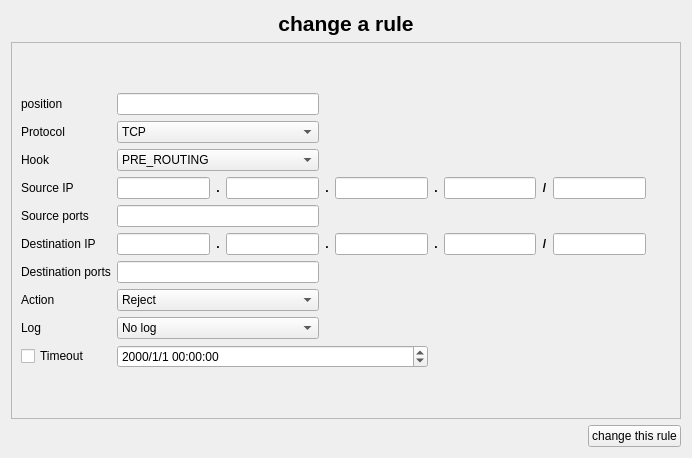
<?xml version="1.0" encoding="UTF-8"?>
<ui version="4.0">
 <class>rule_changer</class>
 <widget class="QWidget" name="rule_changer">
  <property name="geometry">
   <rect>
    <x>0</x>
    <y>0</y>
    <width>692</width>
    <height>458</height>
   </rect>
  </property>
  <property name="windowTitle">
   <string>Form</string>
  </property>
  <layout class="QGridLayout" name="gridLayout">
   <item row="0" column="0" colspan="2">
    <widget class="QLabel" name="label">
     <property name="font">
      <font>
       <pointsize>16</pointsize>
       <weight>75</weight>
       <bold>true</bold>
      </font>
     </property>
     <property name="text">
      <string>change a rule</string>
     </property>
     <property name="alignment">
      <set>Qt::AlignCenter</set>
     </property>
    </widget>
   </item>
   <item row="2" column="1">
    <widget class="QPushButton" name="btn_change_rule">
     <property name="text">
      <string>change this rule</string>
     </property>
    </widget>
   </item>
   <item row="2" column="0">
    <spacer name="horizontalSpacer_9">
     <property name="orientation">
      <enum>Qt::Horizontal</enum>
     </property>
     <property name="sizeHint" stdset="0">
      <size>
       <width>556</width>
       <height>20</height>
      </size>
     </property>
    </spacer>
   </item>
   <item row="1" column="0" colspan="2">
    <widget class="QScrollArea" name="scrollArea">
     <property name="widgetResizable">
      <bool>true</bool>
     </property>
     <widget class="QWidget" name="scrollAreaWidgetContents">
      <property name="geometry">
       <rect>
        <x>0</x>
        <y>0</y>
        <width>672</width>
        <height>374</height>
       </rect>
      </property>
      <layout class="QGridLayout" name="gridLayout_3">
       <item row="0" column="0">
        <layout class="QGridLayout" name="gridLayout_2">
         <item row="5" column="3">
          <widget class="QLineEdit" name="dstip_1">
           <property name="sizePolicy">
            <sizepolicy hsizetype="Expanding" vsizetype="Fixed">
             <horstretch>0</horstretch>
             <verstretch>0</verstretch>
            </sizepolicy>
           </property>
           <property name="text">
            <string/>
           </property>
           <property name="alignment">
            <set>Qt::AlignCenter</set>
           </property>
          </widget>
         </item>
         <item row="5" column="7">
          <widget class="QLineEdit" name="dstip_3">
           <property name="sizePolicy">
            <sizepolicy hsizetype="Expanding" vsizetype="Fixed">
             <horstretch>0</horstretch>
             <verstretch>0</verstretch>
            </sizepolicy>
           </property>
           <property name="text">
            <string/>
           </property>
           <property name="alignment">
            <set>Qt::AlignCenter</set>
           </property>
          </widget>
         </item>
         <item row="8" column="0">
          <widget class="QLabel" name="label_19">
           <property name="text">
            <string>Log</string>
           </property>
          </widget>
         </item>
         <item row="9" column="10">
          <spacer name="horizontalSpacer_7">
           <property name="orientation">
            <enum>Qt::Horizontal</enum>
           </property>
           <property name="sizeHint" stdset="0">
            <size>
             <width>40</width>
             <height>20</height>
            </size>
           </property>
          </spacer>
         </item>
         <item row="3" column="7">
          <widget class="QLineEdit" name="srcip_3">
           <property name="sizePolicy">
            <sizepolicy hsizetype="Expanding" vsizetype="Fixed">
             <horstretch>0</horstretch>
             <verstretch>0</verstretch>
            </sizepolicy>
           </property>
           <property name="alignment">
            <set>Qt::AlignCenter</set>
           </property>
          </widget>
         </item>
         <item row="5" column="10">
          <spacer name="horizontalSpacer_3">
           <property name="orientation">
            <enum>Qt::Horizontal</enum>
           </property>
           <property name="sizeHint" stdset="0">
            <size>
             <width>40</width>
             <height>20</height>
            </size>
           </property>
          </spacer>
         </item>
         <item row="0" column="1" colspan="3">
          <widget class="QLineEdit" name="position">
           <property name="sizePolicy">
            <sizepolicy hsizetype="Expanding" vsizetype="Fixed">
             <horstretch>0</horstretch>
             <verstretch>0</verstretch>
            </sizepolicy>
           </property>
           <property name="alignment">
            <set>Qt::AlignCenter</set>
           </property>
          </widget>
         </item>
         <item row="6" column="1" colspan="3">
          <widget class="QLineEdit" name="dstports">
           <property name="sizePolicy">
            <sizepolicy hsizetype="Expanding" vsizetype="Fixed">
             <horstretch>0</horstretch>
             <verstretch>0</verstretch>
            </sizepolicy>
           </property>
           <property name="text">
            <string/>
           </property>
          </widget>
         </item>
         <item row="3" column="1">
          <widget class="QLineEdit" name="srcip_0">
           <property name="sizePolicy">
            <sizepolicy hsizetype="Expanding" vsizetype="Fixed">
             <horstretch>0</horstretch>
             <verstretch>0</verstretch>
            </sizepolicy>
           </property>
           <property name="alignment">
            <set>Qt::AlignCenter</set>
           </property>
          </widget>
         </item>
         <item row="4" column="0">
          <widget class="QLabel" name="label_7">
           <property name="text">
            <string>Source ports</string>
           </property>
          </widget>
         </item>
         <item row="5" column="9">
          <widget class="QLineEdit" name="dstip_mask">
           <property name="sizePolicy">
            <sizepolicy hsizetype="Expanding" vsizetype="Fixed">
             <horstretch>0</horstretch>
             <verstretch>0</verstretch>
            </sizepolicy>
           </property>
           <property name="text">
            <string/>
           </property>
           <property name="alignment">
            <set>Qt::AlignCenter</set>
           </property>
          </widget>
         </item>
         <item row="3" column="3">
          <widget class="QLineEdit" name="srcip_1">
           <property name="sizePolicy">
            <sizepolicy hsizetype="Expanding" vsizetype="Fixed">
             <horstretch>0</horstretch>
             <verstretch>0</verstretch>
            </sizepolicy>
           </property>
           <property name="alignment">
            <set>Qt::AlignCenter</set>
           </property>
          </widget>
         </item>
         <item row="9" column="0">
          <widget class="QCheckBox" name="timeout_isset">
           <property name="text">
            <string>Timeout</string>
           </property>
          </widget>
         </item>
         <item row="5" column="2">
          <widget class="QLabel" name="label_11">
           <property name="sizePolicy">
            <sizepolicy hsizetype="Fixed" vsizetype="Preferred">
             <horstretch>0</horstretch>
             <verstretch>0</verstretch>
            </sizepolicy>
           </property>
           <property name="font">
            <font>
             <weight>75</weight>
             <bold>true</bold>
            </font>
           </property>
           <property name="text">
            <string>.</string>
           </property>
           <property name="alignment">
            <set>Qt::AlignCenter</set>
           </property>
          </widget>
         </item>
         <item row="5" column="6">
          <widget class="QLabel" name="label_9">
           <property name="sizePolicy">
            <sizepolicy hsizetype="Fixed" vsizetype="Preferred">
             <horstretch>0</horstretch>
             <verstretch>0</verstretch>
            </sizepolicy>
           </property>
           <property name="font">
            <font>
             <weight>75</weight>
             <bold>true</bold>
            </font>
           </property>
           <property name="text">
            <string>.</string>
           </property>
           <property name="alignment">
            <set>Qt::AlignCenter</set>
           </property>
          </widget>
         </item>
         <item row="3" column="6">
          <widget class="QLabel" name="label_5">
           <property name="sizePolicy">
            <sizepolicy hsizetype="Fixed" vsizetype="Preferred">
             <horstretch>0</horstretch>
             <verstretch>0</verstretch>
            </sizepolicy>
           </property>
           <property name="font">
            <font>
             <weight>75</weight>
             <bold>true</bold>
            </font>
           </property>
           <property name="text">
            <string>.</string>
           </property>
           <property name="alignment">
            <set>Qt::AlignCenter</set>
           </property>
          </widget>
         </item>
         <item row="7" column="10">
          <spacer name="horizontalSpacer_5">
           <property name="orientation">
            <enum>Qt::Horizontal</enum>
           </property>
           <property name="sizeHint" stdset="0">
            <size>
             <width>40</width>
             <height>20</height>
            </size>
           </property>
          </spacer>
         </item>
         <item row="0" column="0">
          <widget class="QLabel" name="label_20">
           <property name="text">
            <string>position</string>
           </property>
          </widget>
         </item>
         <item row="4" column="10">
          <spacer name="horizontalSpacer_2">
           <property name="orientation">
            <enum>Qt::Horizontal</enum>
           </property>
           <property name="sizeHint" stdset="0">
            <size>
             <width>40</width>
             <height>20</height>
            </size>
           </property>
          </spacer>
         </item>
         <item row="3" column="5">
          <widget class="QLineEdit" name="srcip_2">
           <property name="sizePolicy">
            <sizepolicy hsizetype="Expanding" vsizetype="Fixed">
             <horstretch>0</horstretch>
             <verstretch>0</verstretch>
            </sizepolicy>
           </property>
           <property name="alignment">
            <set>Qt::AlignCenter</set>
           </property>
          </widget>
         </item>
         <item row="5" column="4">
          <widget class="QLabel" name="label_12">
           <property name="sizePolicy">
            <sizepolicy hsizetype="Fixed" vsizetype="Preferred">
             <horstretch>0</horstretch>
             <verstretch>0</verstretch>
            </sizepolicy>
           </property>
           <property name="font">
            <font>
             <weight>75</weight>
             <bold>true</bold>
            </font>
           </property>
           <property name="text">
            <string>.</string>
           </property>
           <property name="alignment">
            <set>Qt::AlignCenter</set>
           </property>
          </widget>
         </item>
         <item row="5" column="8">
          <widget class="QLabel" name="label_10">
           <property name="sizePolicy">
            <sizepolicy hsizetype="Fixed" vsizetype="Preferred">
             <horstretch>0</horstretch>
             <verstretch>0</verstretch>
            </sizepolicy>
           </property>
           <property name="font">
            <font>
             <weight>75</weight>
             <bold>true</bold>
            </font>
           </property>
           <property name="text">
            <string>/</string>
           </property>
           <property name="alignment">
            <set>Qt::AlignCenter</set>
           </property>
          </widget>
         </item>
         <item row="3" column="10">
          <spacer name="horizontalSpacer">
           <property name="orientation">
            <enum>Qt::Horizontal</enum>
           </property>
           <property name="sizeHint" stdset="0">
            <size>
             <width>40</width>
             <height>20</height>
            </size>
           </property>
          </spacer>
         </item>
         <item row="5" column="1">
          <widget class="QLineEdit" name="dstip_0">
           <property name="sizePolicy">
            <sizepolicy hsizetype="Expanding" vsizetype="Fixed">
             <horstretch>0</horstretch>
             <verstretch>0</verstretch>
            </sizepolicy>
           </property>
           <property name="text">
            <string/>
           </property>
           <property name="alignment">
            <set>Qt::AlignCenter</set>
           </property>
          </widget>
         </item>
         <item row="3" column="0">
          <widget class="QLabel" name="label_2">
           <property name="text">
            <string>Source IP</string>
           </property>
          </widget>
         </item>
         <item row="6" column="0">
          <widget class="QLabel" name="label_13">
           <property name="text">
            <string>Destination ports</string>
           </property>
          </widget>
         </item>
         <item row="3" column="9">
          <widget class="QLineEdit" name="srcip_mask">
           <property name="sizePolicy">
            <sizepolicy hsizetype="Expanding" vsizetype="Fixed">
             <horstretch>0</horstretch>
             <verstretch>0</verstretch>
            </sizepolicy>
           </property>
           <property name="alignment">
            <set>Qt::AlignCenter</set>
           </property>
          </widget>
         </item>
         <item row="8" column="10">
          <spacer name="horizontalSpacer_6">
           <property name="orientation">
            <enum>Qt::Horizontal</enum>
           </property>
           <property name="sizeHint" stdset="0">
            <size>
             <width>40</width>
             <height>20</height>
            </size>
           </property>
          </spacer>
         </item>
         <item row="7" column="0">
          <widget class="QLabel" name="label_15">
           <property name="text">
            <string>Action</string>
           </property>
          </widget>
         </item>
         <item row="4" column="1" colspan="3">
          <widget class="QLineEdit" name="srcports">
           <property name="sizePolicy">
            <sizepolicy hsizetype="Expanding" vsizetype="Fixed">
             <horstretch>0</horstretch>
             <verstretch>0</verstretch>
            </sizepolicy>
           </property>
          </widget>
         </item>
         <item row="3" column="2">
          <widget class="QLabel" name="label_3">
           <property name="sizePolicy">
            <sizepolicy hsizetype="Fixed" vsizetype="Preferred">
             <horstretch>0</horstretch>
             <verstretch>0</verstretch>
            </sizepolicy>
           </property>
           <property name="font">
            <font>
             <weight>75</weight>
             <bold>true</bold>
            </font>
           </property>
           <property name="text">
            <string>.</string>
           </property>
           <property name="alignment">
            <set>Qt::AlignCenter</set>
           </property>
          </widget>
         </item>
         <item row="1" column="0">
          <widget class="QLabel" name="label_14">
           <property name="text">
            <string>Protocol</string>
           </property>
          </widget>
         </item>
         <item row="2" column="0">
          <widget class="QLabel" name="label_17">
           <property name="text">
            <string>Hook</string>
           </property>
          </widget>
         </item>
         <item row="5" column="5">
          <widget class="QLineEdit" name="dstip_2">
           <property name="sizePolicy">
            <sizepolicy hsizetype="Expanding" vsizetype="Fixed">
             <horstretch>0</horstretch>
             <verstretch>0</verstretch>
            </sizepolicy>
           </property>
           <property name="text">
            <string/>
           </property>
           <property name="alignment">
            <set>Qt::AlignCenter</set>
           </property>
          </widget>
         </item>
         <item row="6" column="10">
          <spacer name="horizontalSpacer_4">
           <property name="orientation">
            <enum>Qt::Horizontal</enum>
           </property>
           <property name="sizeHint" stdset="0">
            <size>
             <width>40</width>
             <height>20</height>
            </size>
           </property>
          </spacer>
         </item>
         <item row="3" column="8">
          <widget class="QLabel" name="label_6">
           <property name="sizePolicy">
            <sizepolicy hsizetype="Fixed" vsizetype="Preferred">
             <horstretch>0</horstretch>
             <verstretch>0</verstretch>
            </sizepolicy>
           </property>
           <property name="font">
            <font>
             <weight>75</weight>
             <bold>true</bold>
            </font>
           </property>
           <property name="text">
            <string>/</string>
           </property>
           <property name="alignment">
            <set>Qt::AlignCenter</set>
           </property>
          </widget>
         </item>
         <item row="5" column="0">
          <widget class="QLabel" name="label_8">
           <property name="text">
            <string>Destination IP</string>
           </property>
          </widget>
         </item>
         <item row="3" column="4">
          <widget class="QLabel" name="label_4">
           <property name="sizePolicy">
            <sizepolicy hsizetype="Fixed" vsizetype="Preferred">
             <horstretch>0</horstretch>
             <verstretch>0</verstretch>
            </sizepolicy>
           </property>
           <property name="font">
            <font>
             <weight>75</weight>
             <bold>true</bold>
            </font>
           </property>
           <property name="text">
            <string>.</string>
           </property>
           <property name="alignment">
            <set>Qt::AlignCenter</set>
           </property>
          </widget>
         </item>
         <item row="7" column="1" colspan="3">
          <widget class="QComboBox" name="action">
           <item>
            <property name="text">
             <string>Reject</string>
            </property>
           </item>
           <item>
            <property name="text">
             <string>Accept</string>
            </property>
           </item>
          </widget>
         </item>
         <item row="8" column="1" colspan="3">
          <widget class="QComboBox" name="log">
           <item>
            <property name="text">
             <string>No log</string>
            </property>
           </item>
           <item>
            <property name="text">
             <string>Log</string>
            </property>
           </item>
          </widget>
         </item>
         <item row="1" column="1" colspan="3">
          <widget class="QComboBox" name="proto">
           <item>
            <property name="text">
             <string>TCP</string>
            </property>
           </item>
           <item>
            <property name="text">
             <string>UDP</string>
            </property>
           </item>
           <item>
            <property name="text">
             <string>ICMP</string>
            </property>
           </item>
          </widget>
         </item>
         <item row="2" column="1" colspan="3">
          <widget class="QComboBox" name="hook">
           <item>
            <property name="text">
             <string>PRE_ROUTING</string>
            </property>
           </item>
           <item>
            <property name="text">
             <string>POST_ROUTING</string>
            </property>
           </item>
          </widget>
         </item>
         <item row="9" column="1" colspan="5">
          <widget class="QDateTimeEdit" name="timeout">
           <property name="displayFormat">
            <string>yyyy/M/d hh:mm:ss</string>
           </property>
          </widget>
         </item>
        </layout>
       </item>
      </layout>
     </widget>
    </widget>
   </item>
  </layout>
 </widget>
 <resources/>
 <connections/>
</ui>
